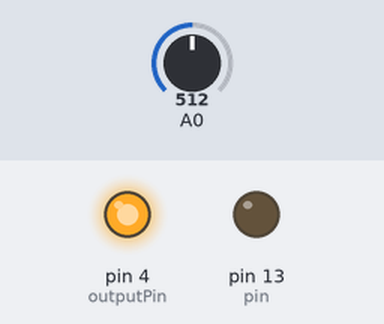
This sketch was run on a simulated Arduino Uno, built with avr-gcc and run on an emulated ATmega328P. Shown: output pins drawn as LEDs (lit = HIGH). The test bench sets the inputs (shaded band); at power-on: A0 = 512.

Above: at 1.3 s.
1.4 s: A0 set to 500
At 2.8 s:
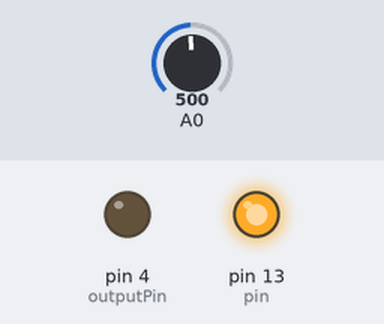
4.4 s: A0 set to 511
At 7.1 s:
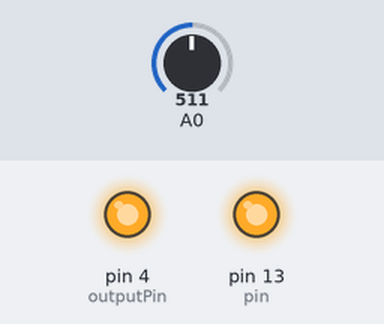
7.4 s: A0 set to 306
At 8.7 s:
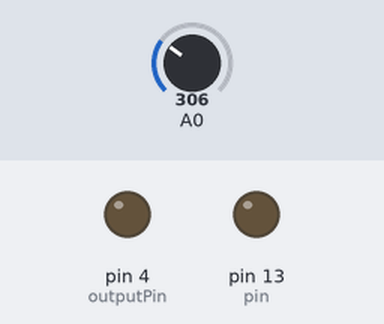
10.4 s: A0 set to 389
13.4 s: A0 set to 415
At 14.5 s:
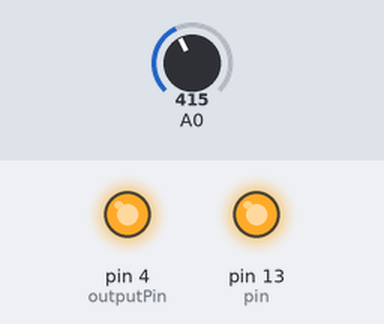
Timing chart, 0 to 17.4 s (numbered marks = the images above; inputs shaded):
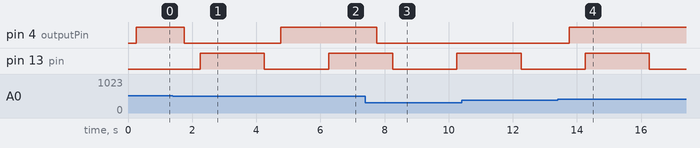

The sketch:

ldr-read.ino
```cpp
#define PATTERN_LENGTH 8
#define SLOTS 2
#define INTERVAL 250000
// #define DEBUG

struct LEDHardware {
  uint8_t pin;
  uint8_t state;
};

struct BlinkLED {
  LEDHardware hardware;
  uint32_t prevMicros;
  uint32_t interval;
};

struct PatternLED {
  LEDHardware hardware;
  uint32_t  prevMicros;
  uint32_t  interval;
  uint8_t   pattern[PATTERN_LENGTH];
  uint32_t  patternIdx;
  uint8_t   slots[SLOTS];
  uint32_t  slotIdx;
};

struct LDRHardware {
  uint8_t   pin;
  uint32_t  val;
  uint32_t  minVal;
  uint32_t  maxVal;
};

struct PatternLDR {
  LDRHardware hardware;
  uint32_t  prevMicros;
  uint32_t  interval;
  uint8_t   slots[SLOTS];
  uint32_t  slotIdx;
};

struct PatternLED emitterLed;
struct PatternLDR ldr;
uint8_t outputPin = 4;

void setup() {
  #ifdef DEBUG
    Serial.begin(9600); // sets the serial port to 9600
  #endif

  emitterLed = {
    .hardware = { .pin = 13, .state = 0 },
    .prevMicros = 0,
    .interval = INTERVAL,
    .pattern = {
      0, 0, 0, 0,
      1, 1, 1, 1
    },
    .patternIdx = 0,
    .slots = { 1, 0 },  // 0 = meaningless light, 1 = data
    .slotIdx = 0,
  };
  pinMode(emitterLed.hardware.pin, OUTPUT);

  ldr = {
    .hardware = { .pin = 0, .val = 0, .minVal = 1024, .maxVal = 0 },
    .prevMicros = 0,
    .interval = INTERVAL,
    .slots = { 1, 0 }, // 0 = ignore, 1 = read data
    .slotIdx = 0,
  };
  pinMode(ldr.hardware.pin, INPUT);

  pinMode(outputPin, OUTPUT);
}

void toggleLED(struct LEDHardware& led) {
  led.state = abs(1 - led.state);
  digitalWrite(led.pin, led.state);
}

void tryBlinkLED(struct BlinkLED& led, uint32_t currentMicros) {
  if(currentMicros - led.prevMicros >= led.interval) {
    led.prevMicros = currentMicros;
    toggleLED(led.hardware);
  }
}

void stepLED(struct PatternLED& led) {
  const uint8_t val = led.pattern[led.patternIdx];
  digitalWrite(led.hardware.pin, val);
  led.patternIdx = (led.patternIdx + 1) % PATTERN_LENGTH;

  #ifdef DEBUG
    Serial.print("led val: ");
    Serial.println(val);
  #endif
}

void tryPatternLED(struct PatternLED& led, uint32_t currentMicros) {
  if(currentMicros - led.prevMicros >= led.interval) {
    led.prevMicros = currentMicros;
    const uint8_t mode = led.slots[led.slotIdx];
    led.slotIdx = (led.slotIdx + 1) % SLOTS;

    if(mode == 1) {
      // output real data
      stepLED(emitterLed);
      #ifdef DEBUG
        // Serial.println("led data");
      #endif
    } else {
      // meaningless light slot
      // digitalWrite(led.hardware.pin, 1);
      #ifdef DEBUG
        Serial.println("led null");
      #endif
    }
  }
}

void updateLDR(struct LDRHardware& ldr) {
  ldr.val = analogRead(ldr.pin);
  // calibrate, and slowly squeeze
  ldr.minVal = min(ldr.minVal, ldr.val) + 1;
  ldr.maxVal = max(ldr.maxVal, ldr.val) - 1;

  // ensure that are min and max aren't too close
  const uint16_t minRange = 10;
  const uint8_t tooClose = ldr.minVal + minRange >= ldr.maxVal;

  ldr.minVal = tooClose ? ldr.minVal - (minRange / 2) : ldr.minVal;
  ldr.maxVal = tooClose ? ldr.maxVal + (minRange / 2) : ldr.maxVal;
}

uint8_t getLDRBinary(struct LDRHardware& ldr) {
  const uint16_t midpoint = (ldr.maxVal + ldr.minVal) / 2;
  return ldr.val >= midpoint;
}

void tryLDR(struct PatternLDR& ldr, uint32_t currentMicros) {
  if(currentMicros - ldr.prevMicros >= ldr.interval) {
    ldr.prevMicros = currentMicros;

    updateLDR(ldr.hardware);
    const int8_t ldrBin = getLDRBinary(ldr.hardware);

    const uint8_t mode = ldr.slots[ldr.slotIdx];
    ldr.slotIdx = (ldr.slotIdx + 1) % SLOTS;
    if(mode == 1) {
      // read slot
      digitalWrite(outputPin, ldrBin);
      #ifdef DEBUG
        // Serial.println("ldr data");
        Serial.print("ldr bin: ");
        Serial.println(ldrBin);
      #endif
    } else {
      // ignore slot
      // digitalWrite(outputPin, 0);
      #ifdef DEBUG
        Serial.println("ldr null");
      #endif
    }
    #ifdef DEBUG
      Serial.println("------");
    #endif


    #ifdef DEBUG
      Serial.print("ldr val: ");
      Serial.print(ldr.hardware.val);
      Serial.print("\t");

      Serial.print("ldr min: ");
      Serial.print(ldr.hardware.minVal);
      Serial.print("\t");

      Serial.print("ldr max: ");
      Serial.print(ldr.hardware.maxVal);
      Serial.print("\t");

      Serial.print("ldr bin: ");
      Serial.print(ldrBin);
      Serial.print("\n");
    #endif
  }
}

void loop() {
  // Read and print input value every 10 microseconds
  const uint32_t currentMicros = micros();

  tryPatternLED(emitterLed, currentMicros);
  tryLDR(ldr, currentMicros);
}
```

Measured:
- the behaviour switches between 512 and 511 on A0 (found by bisection; images 0 and 1)
- the behaviour switches between 403 and 404 on A0 (found by bisection; images 3 and 4)
- after the input at 1.4 s, pin 4 (outputPin): HIGH → LOW after 0.35 s
- after the input at 4.4 s, pin 4 (outputPin): LOW → HIGH after 0.36 s
- after the input at 7.4 s, pin 4 (outputPin): HIGH → LOW after 0.36 s
- after the input at 13.4 s, pin 4 (outputPin): LOW → HIGH after 0.36 s
